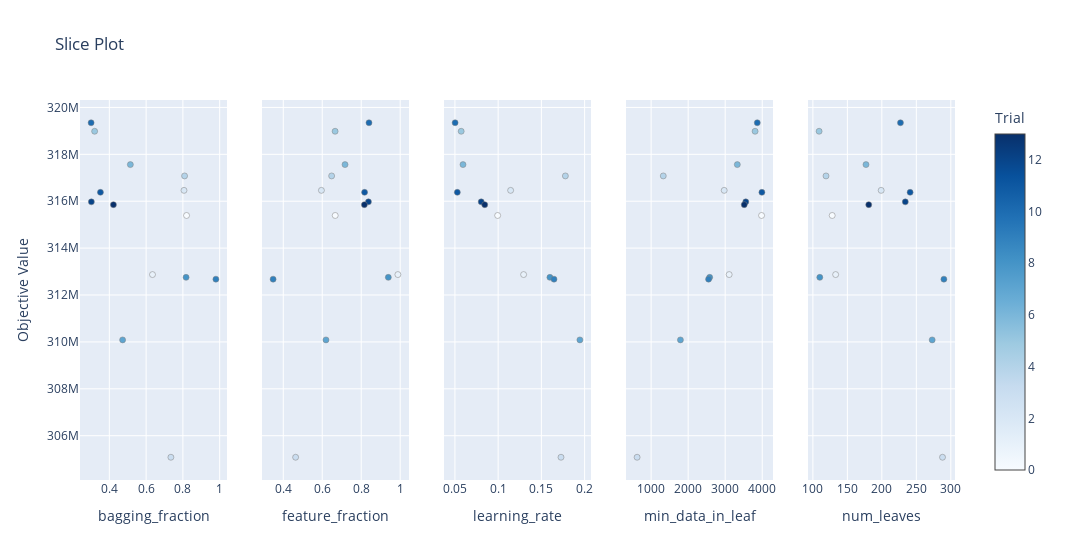

Notebook source saved alongside this figure:
### Code cell
plot_slice(study)

### Figure 1 — Plotly figure (JSON) as saved in the notebook; plotly's stock layout.template omitted (floating-point values rounded to 4 significant figures)
{"data": [{"marker": {"color": [0, 1, 2, 3, 4, 5, 6, 7, 8, 9, 10, 11, 12, 13], "colorbar": {"title": {"text": "Trial"}, "x": 1, "xpad": 40}, "colorscale": [[0, "rgb(247,251,255)"], [0.125, "rgb(222,235,247)"], [0.25, "rgb(198,219,239)"], [0.375, "rgb(158,202,225)"], [0.5, "rgb(107,174,214)"], [0.625, "rgb(66,146,198)"], [0.75, "rgb(33,113,181)"], [0.875, "rgb(8,81,156)"], [1, "rgb(8,48,107)"]], "line": {"color": "Grey", "width": 0.5}, "showscale": true}, "mode": "markers", "name": "Feasible Trial", "showlegend": false, "type": "scatter", "x": [0.8199, 0.6347, 0.806, 0.7347, 0.8091, 0.3201, 0.5143, 0.4723, 0.8174, 0.9795, 0.3009, 0.3516, 0.3023, 0.4223], "xaxis": "x", "y": [315392000, 312872000, 316463000, 305081000, 317079000, 318983000, 317562000, 310086000, 312753000, 312676000, 319347000, 316379000, 315973000, 315854000], "yaxis": "y"}, {"marker": {"color": [0, 1, 2, 3, 4, 5, 6, 7, 8, 9, 10, 11, 12, 13], "colorbar": {"title": {"text": "Trial"}, "x": 1, "xpad": 40}, "colorscale": [[0, "rgb(247,251,255)"], [0.125, "rgb(222,235,247)"], [0.25, "rgb(198,219,239)"], [0.375, "rgb(158,202,225)"], [0.5, "rgb(107,174,214)"], [0.625, "rgb(66,146,198)"], [0.75, "rgb(33,113,181)"], [0.875, "rgb(8,81,156)"], [1, "rgb(8,48,107)"]], "line": {"color": "Grey", "width": 0.5}, "showscale": false}, "mode": "markers", "name": "Feasible Trial", "showlegend": false, "type": "scatter", "x": [0.6666, 0.9883, 0.5958, 0.4634, 0.6483, 0.666, 0.717, 0.6192, 0.9392, 0.3479, 0.8399, 0.8173, 0.837, 0.8163], "xaxis": "x2", "y": [315392000, 312872000, 316463000, 305081000, 317079000, 318983000, 317562000, 310086000, 312753000, 312676000, 319347000, 316379000, 315973000, 315854000], "yaxis": "y2"}, {"marker": {"color": [0, 1, 2, 3, 4, 5, 6, 7, 8, 9, 10, 11, 12, 13], "colorbar": {"title": {"text": "Trial"}, "x": 1, "xpad": 40}, "colorscale": [[0, "rgb(247,251,255)"], [0.125, "rgb(222,235,247)"], [0.25, "rgb(198,219,239)"], [0.375, "rgb(158,202,225)"], [0.5, "rgb(107,174,214)"], [0.625, "rgb(66,146,198)"], [0.75, "rgb(33,113,181)"], [0.875, "rgb(8,81,156)"], [1, "rgb(8,48,107)"]], "line": {"color": "Grey", "width": 0.5}, "showscale": false}, "mode": "markers", "name": "Feasible Trial", "showlegend": false, "type": "scatter", "x": [0.09944, 0.1294, 0.1144, 0.1727, 0.1778, 0.05725, 0.05933, 0.1945, 0.1599, 0.1646, 0.05021, 0.05278, 0.08041, 0.08447], "xaxis": "x3", "y": [315392000, 312872000, 316463000, 305081000, 317079000, 318983000, 317562000, 310086000, 312753000, 312676000, 319347000, 316379000, 315973000, 315854000], "yaxis": "y3"}, {"marker": {"color": [0, 1, 2, 3, 4, 5, 6, 7, 8, 9, 10, 11, 12, 13], "colorbar": {"title": {"text": "Trial"}, "x": 1, "xpad": 40}, "colorscale": [[0, "rgb(247,251,255)"], [0.125, "rgb(222,235,247)"], [0.25, "rgb(198,219,239)"], [0.375, "rgb(158,202,225)"], [0.5, "rgb(107,174,214)"], [0.625, "rgb(66,146,198)"], [0.75, "rgb(33,113,181)"], [0.875, "rgb(8,81,156)"], [1, "rgb(8,48,107)"]], "line": {"color": "Grey", "width": 0.5}, "showscale": false}, "mode": "markers", "name": "Feasible Trial", "showlegend": false, "type": "scatter", "x": [3982, 3107, 2973, 621, 1328, 3807, 3327, 1791, 2581, 2551, 3866, 3991, 3556, 3514], "xaxis": "x4", "y": [315392000, 312872000, 316463000, 305081000, 317079000, 318983000, 317562000, 310086000, 312753000, 312676000, 319347000, 316379000, 315973000, 315854000], "yaxis": "y4"}, {"marker": {"color": [0, 1, 2, 3, 4, 5, 6, 7, 8, 9, 10, 11, 12, 13], "colorbar": {"title": {"text": "Trial"}, "x": 1, "xpad": 40}, "colorscale": [[0, "rgb(247,251,255)"], [0.125, "rgb(222,235,247)"], [0.25, "rgb(198,219,239)"], [0.375, "rgb(158,202,225)"], [0.5, "rgb(107,174,214)"], [0.625, "rgb(66,146,198)"], [0.75, "rgb(33,113,181)"], [0.875, "rgb(8,81,156)"], [1, "rgb(8,48,107)"]], "line": {"color": "Grey", "width": 0.5}, "showscale": false}, "mode": "markers", "name": "Feasible Trial", "showlegend": false, "type": "scatter", "x": [128, 133, 199, 288, 119, 109, 177, 273, 110, 290, 227, 241, 234, 181], "xaxis": "x5", "y": [315392000, 312872000, 316463000, 305081000, 317079000, 318983000, 317562000, 310086000, 312753000, 312676000, 319347000, 316379000, 315973000, 315854000], "yaxis": "y5"}], "layout": {"title": {"text": "Slice Plot"}, "width": 1500, "xaxis": {"anchor": "y", "domain": [0, 0.168], "title": {"text": "bagging_fraction"}}, "xaxis2": {"anchor": "y2", "domain": [0.208, 0.376], "title": {"text": "feature_fraction"}}, "xaxis3": {"anchor": "y3", "domain": [0.416, 0.584], "title": {"text": "learning_rate"}}, "xaxis4": {"anchor": "y4", "domain": [0.624, 0.792], "title": {"text": "min_data_in_leaf"}}, "xaxis5": {"anchor": "y5", "domain": [0.832, 1], "title": {"text": "num_leaves"}}, "yaxis": {"anchor": "x", "domain": [0, 1], "title": {"text": "Objective Value"}}, "yaxis2": {"anchor": "x2", "domain": [0, 1], "matches": "y", "showticklabels": false}, "yaxis3": {"anchor": "x3", "domain": [0, 1], "matches": "y", "showticklabels": false}, "yaxis4": {"anchor": "x4", "domain": [0, 1], "matches": "y", "showticklabels": false}, "yaxis5": {"anchor": "x5", "domain": [0, 1], "matches": "y", "showticklabels": false}}}
